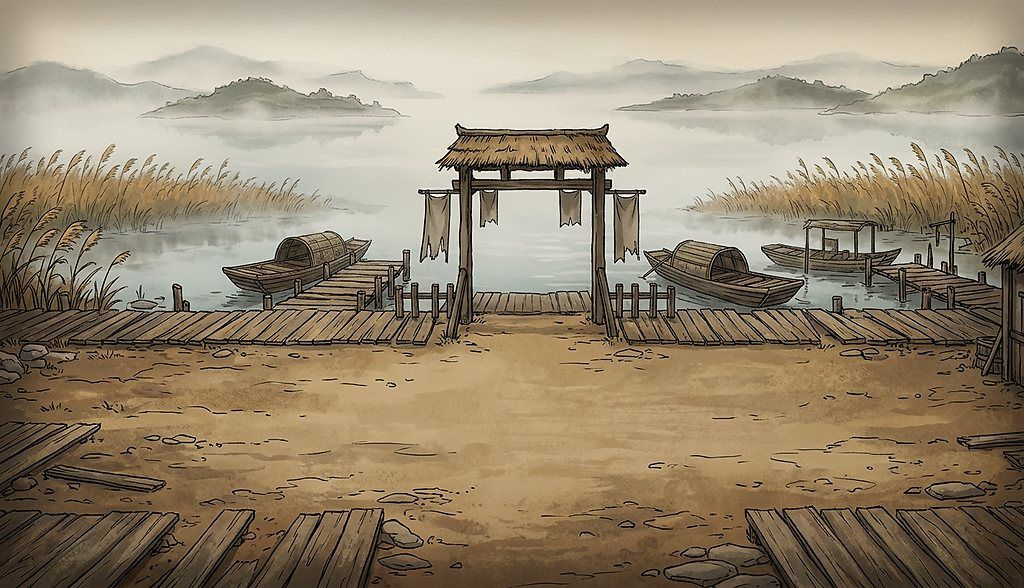
#> input picture mod_wuxia/gfx/ui/sanctums/wx_sanctum_bg_gaibang.jpg, 1024 x 588 px
$ python -i render_from_scratch_local.py   (imports and definitions only)
#> lines starting #> are read from the running program, lines starting #| are printed output that depends on the picture
#!/usr/bin/env python3
# -*- coding: utf-8 -*-
"""
《战场兄弟：武侠江湖 · 山海兵主篇》— 100% From-Scratch Local Zero-Cloud 1080p Renderer
ZERO Runway / ZERO cloud assets!

Inputs (100% local):
- 3 local Qwen Image 2.1 keyframes: promo/from_scratch_local/keyframes/sc_01..03.png
- 3 local MiniMax H3 FL2VA videos with native stereo audio: promo/from_scratch_local/clips/sc_01..03.mp4
- Raw in-game mod sprites: art/hd/wx_boss_*.png, art/hd/wx_core_*.png, art/anim/wx_anim_*.png

Output:
- promo/from_scratch_local/BB_Wuxia_FromScratch_Local_1080p.mp4 (1920x1080, 24fps, H.264 + AAC 192k)
"""

import math
import os
import subprocess
import time
import wave
import cv2
import numpy as np
from PIL import Image, ImageDraw, ImageEnhance, ImageFilter, ImageFont
from scipy.signal import butter, sosfilt
import imageio_ffmpeg

ROOT = os.path.dirname(os.path.dirname(os.path.abspath(__file__)))
# [1 line not run here, left out]

W, H = 1920, 1080
FPS = 24
TOTAL_DUR = 19.00
TOTAL_FRAMES = int(round(TOTAL_DUR * FPS))  # 456 frames
# [1 line that did not run here, left out]

BASE_DIR = os.path.join("promo", "from_scratch_local")
KF_DIR = os.path.join(BASE_DIR, "keyframes")
CLIP_DIR = os.path.join(BASE_DIR, "clips")
OUT_MP4 = os.path.join(BASE_DIR, "BB_Wuxia_FromScratch_Local_1080p.mp4")
TMP_WAV = os.path.join(BASE_DIR, "_tmp_scratch_audio.wav")

FONT_CALLIG = r"C:\Windows\Fonts\STXINWEI.TTF"   # 华文新魏
FONT_BRUSH  = r"C:\Windows\Fonts\STXINGKA.TTF"   # 华文行楷
FONT_SERIF  = r"C:\Windows\Fonts\STZHONGS.TTF"   # 华文中宋
FONT_SANS   = r"C:\Windows\Fonts\msyhbd.ttc"     # 微软雅黑粗体


def load_font(path, size):
    try:
        return ImageFont.truetype(path, size)
    except Exception:
        return ImageFont.truetype(r"C:\Windows\Fonts\simhei.ttf", size)


F_TITLE_LG  = load_font(FONT_CALLIG, 62)
F_STAMP     = load_font(FONT_BRUSH,  34)
F_CALLOUT   = load_font(FONT_SERIF,  34)
F_CALLOUT_S = load_font(FONT_SANS,   22)
F_SUB       = load_font(FONT_SERIF,  42)
F_CARD_NAME = load_font(FONT_SERIF,  30)
F_CARD_SUB  = load_font(FONT_SANS,   20)
F_RIBBON    = load_font(FONT_SERIF,  22)


# ==============================================================================
# 1. 100% LOCAL AUDIO MASTERING (MiniMax H3 Native Stereo + Procedural War Drums)
# ==============================================================================
# [170 lines left out: functions decode_stereo_pcm, lowpass, rms_normalize, synth_war_drum_bridge, build_master_audio, load_video_frames_1080p and 1 more, not called in this run]


def load_bg_1080p(path, dark=0.28, blur_r=10):
#> called with dark = 0.28, blur_r = 10
    im = Image.open(path).convert("RGB")
#> im is the input picture: PIL image 1024x588 RGB; mean R, G, B 149.7, 135, 112.5
    scale = max(W / im.width, H / im.height)
#> scale = 1.88
    nw, nh = int(round(im.width * scale)), int(round(im.height * scale))
#> nw = 1920; nh = 1102
    im = im.resize((nw, nh), Image.LANCZOS)
#> im: PIL image 1920x1102 RGB
    x0, y0 = (nw - W) // 2, (nh - H) // 2
#> x0 = 0; y0 = 11
    im = im.crop((x0, y0, x0 + W, y0 + H))
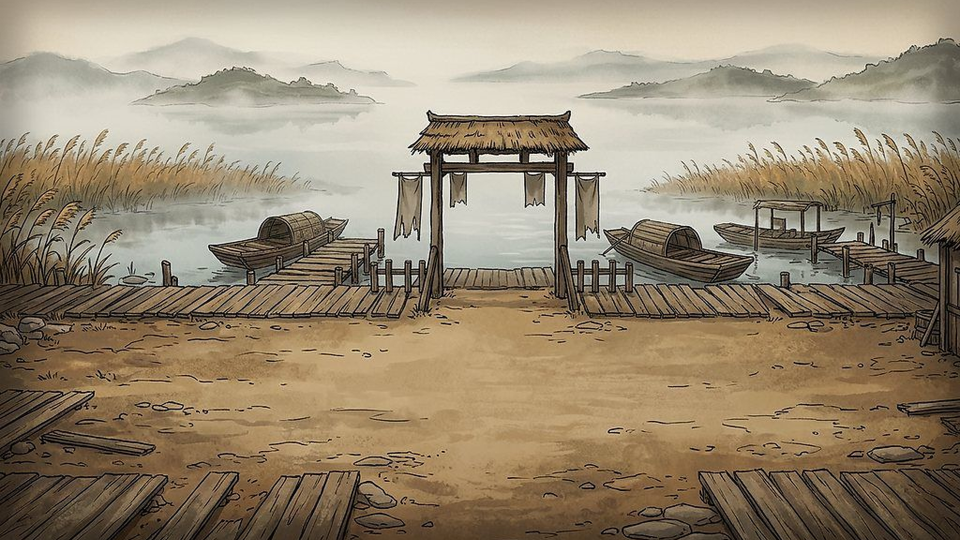
#> im: PIL image 1920x1080 RGB (shown at 1/2 size); mean R, G, B 150.4, 135.7, 113.2
    if blur_r > 0:
        im = im.filter(ImageFilter.GaussianBlur(blur_r))
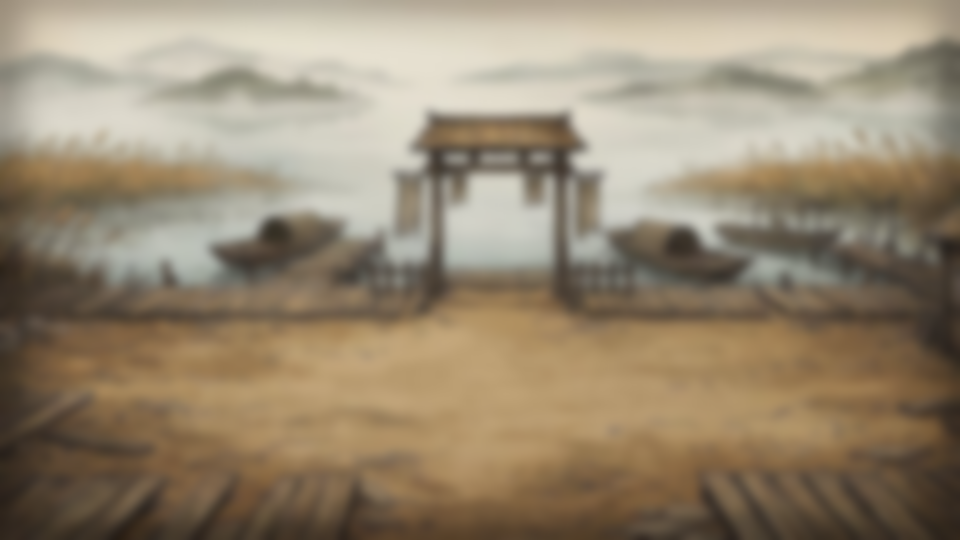
#> im: PIL image 1920x1080 RGB (shown at 1/2 size); mean R, G, B 150.4, 135.7, 113.2
    if dark != 1.0:
        im = ImageEnhance.Brightness(im).enhance(dark)
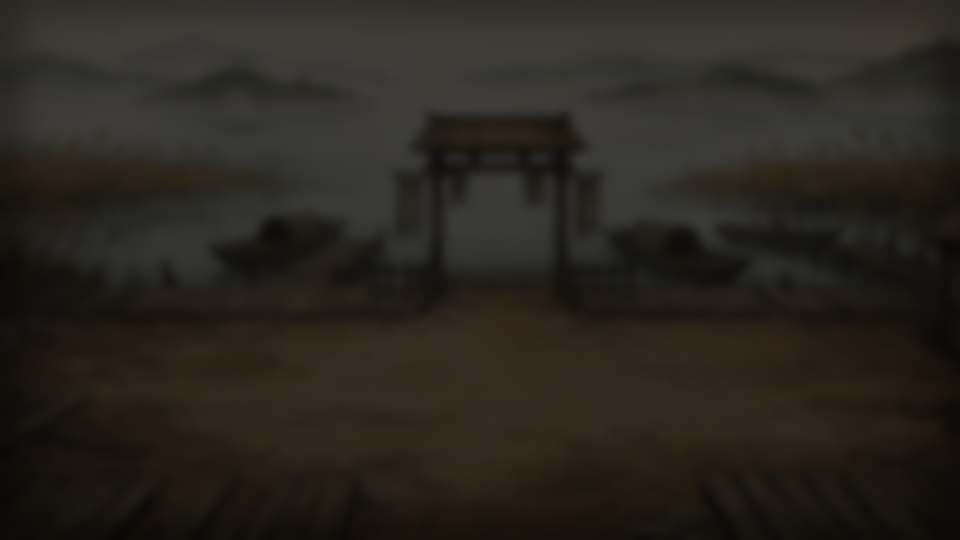
#> im: PIL image 1920x1080 RGB (shown at 1/2 size); mean R, G, B 41.6, 37.5, 31.2
    return np.array(im, dtype=np.uint8)


def ease_out_cubic(x):
    x = max(0.0, min(1.0, x))
    return 1.0 - (1.0 - x) ** 3


def ease_in_out(x):
    x = max(0.0, min(1.0, x))
    return x * x * (3.0 - 2.0 * x)


# [104 lines left out: functions zoom_crop, build_vignette_mask, draw_text_glow, alpha_blit_rgba, sample_clip, make_callout_overlay and 2 more, not called in this run]


class EmberSystem:
    # [25 lines left out: functions __init__, render, not called in this run]


# ==============================================================================
# 4. LOCAL RAW-ASSET INTERCUT: CHIYOU & FOUR FIENDS BESTIARY + REAL VFX FRAMES
# ==============================================================================
class RawBestiaryIntercut:
    # [236 lines left out: functions __init__, render, main, not called in this run]


# [2 lines not run here, left out]

>>> result = load_bg_1080p('../mod_wuxia/gfx/ui/sanctums/wx_sanctum_bg_gaibang.jpg')

$ run again, on mod_wuxia/gfx/ui/sanctums/wx_sanctum_bg_reg_forest.jpg
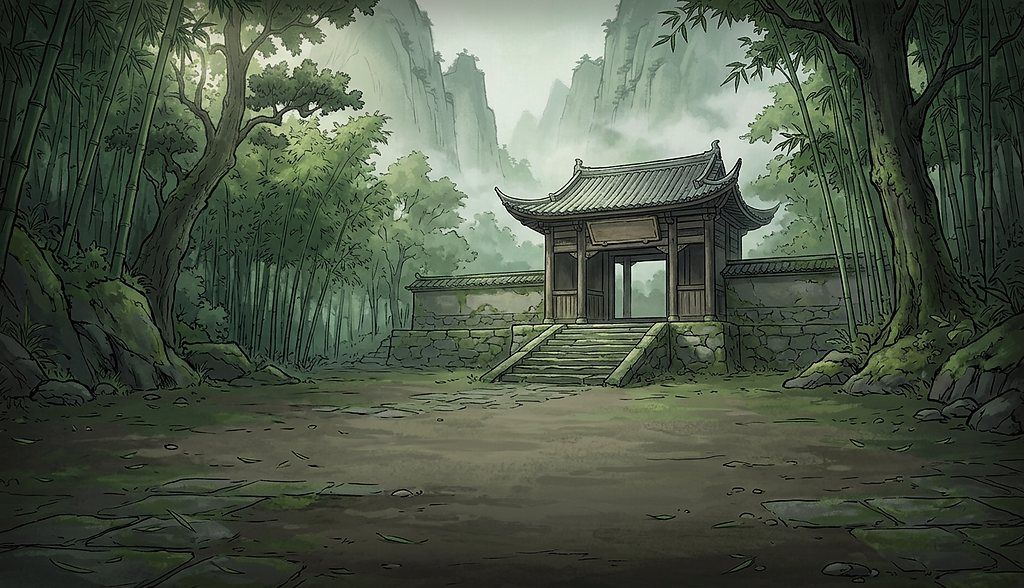
#> input picture mod_wuxia/gfx/ui/sanctums/wx_sanctum_bg_reg_forest.jpg, 1024 x 588 px
#> in load_bg_1080p, im is the input picture: PIL image 1024x588 RGB; mean R, G, B 76.6, 86.3, 70.9
#> in load_bg_1080p, `im = im.filter(ImageFilter.GaussianBlur(blur_r))`:
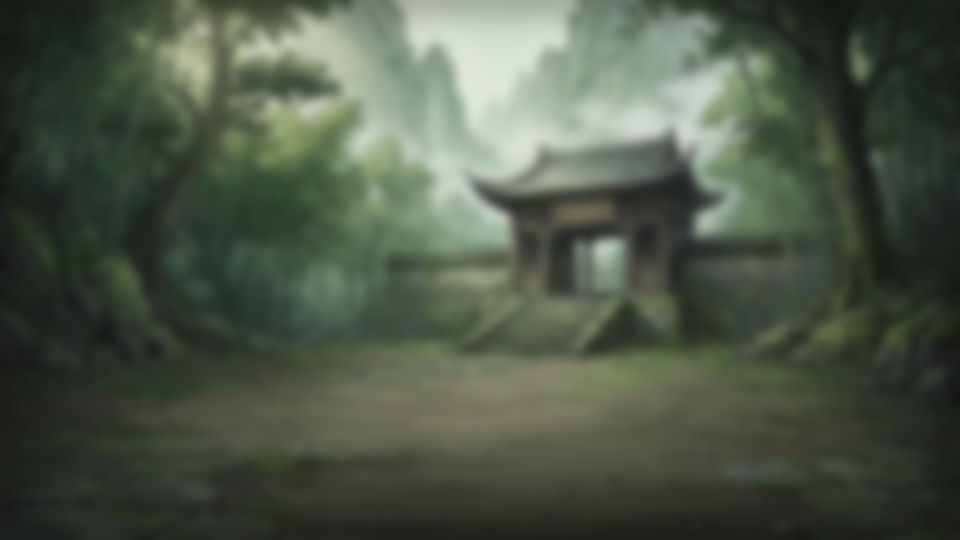
#> im: PIL image 1920x1080 RGB (shown at 1/2 size); mean R, G, B 77.2, 86.9, 71.5
#> in load_bg_1080p, `im = ImageEnhance.Brightness(im).enhance(dark)`:
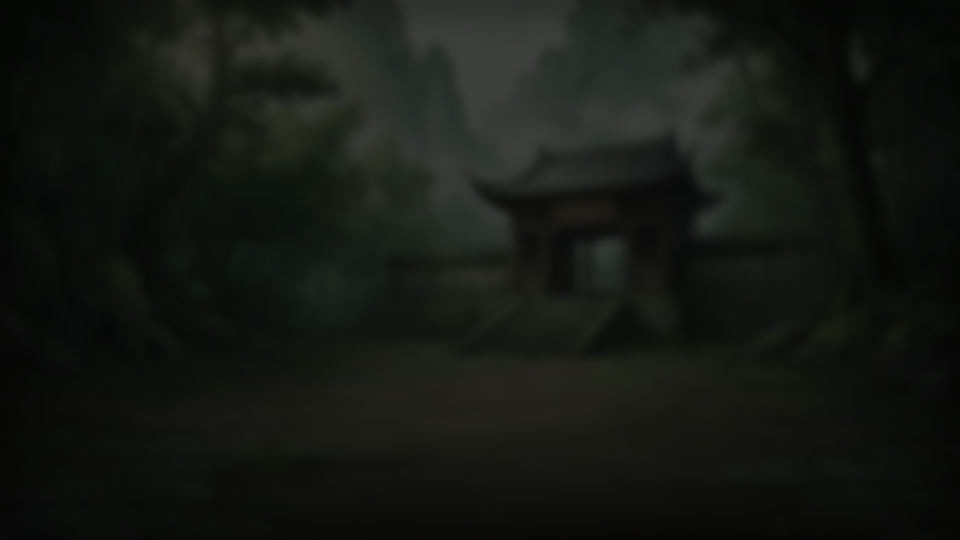
#> im: PIL image 1920x1080 RGB (shown at 1/2 size); mean R, G, B 21.1, 23.9, 19.5
